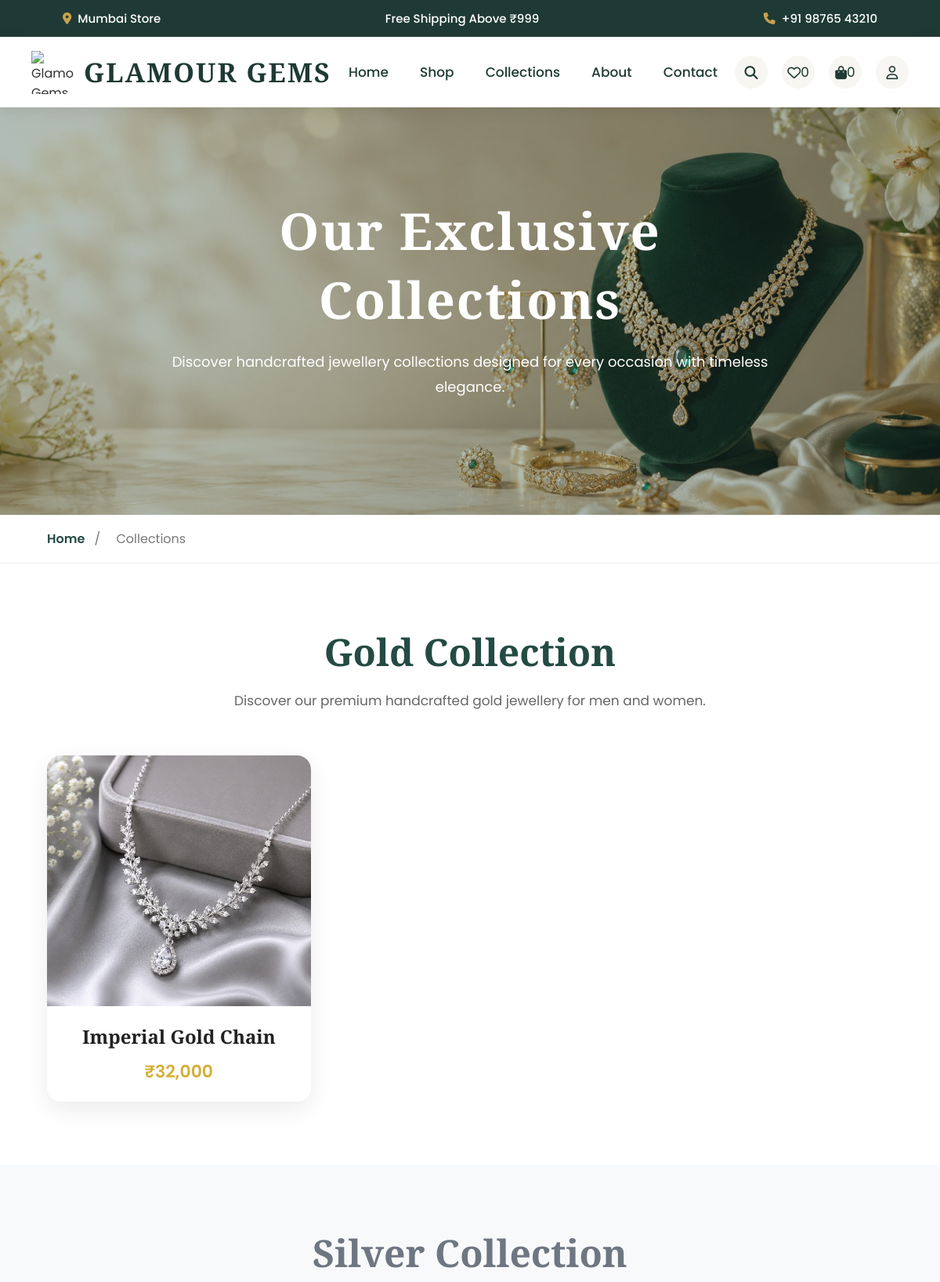
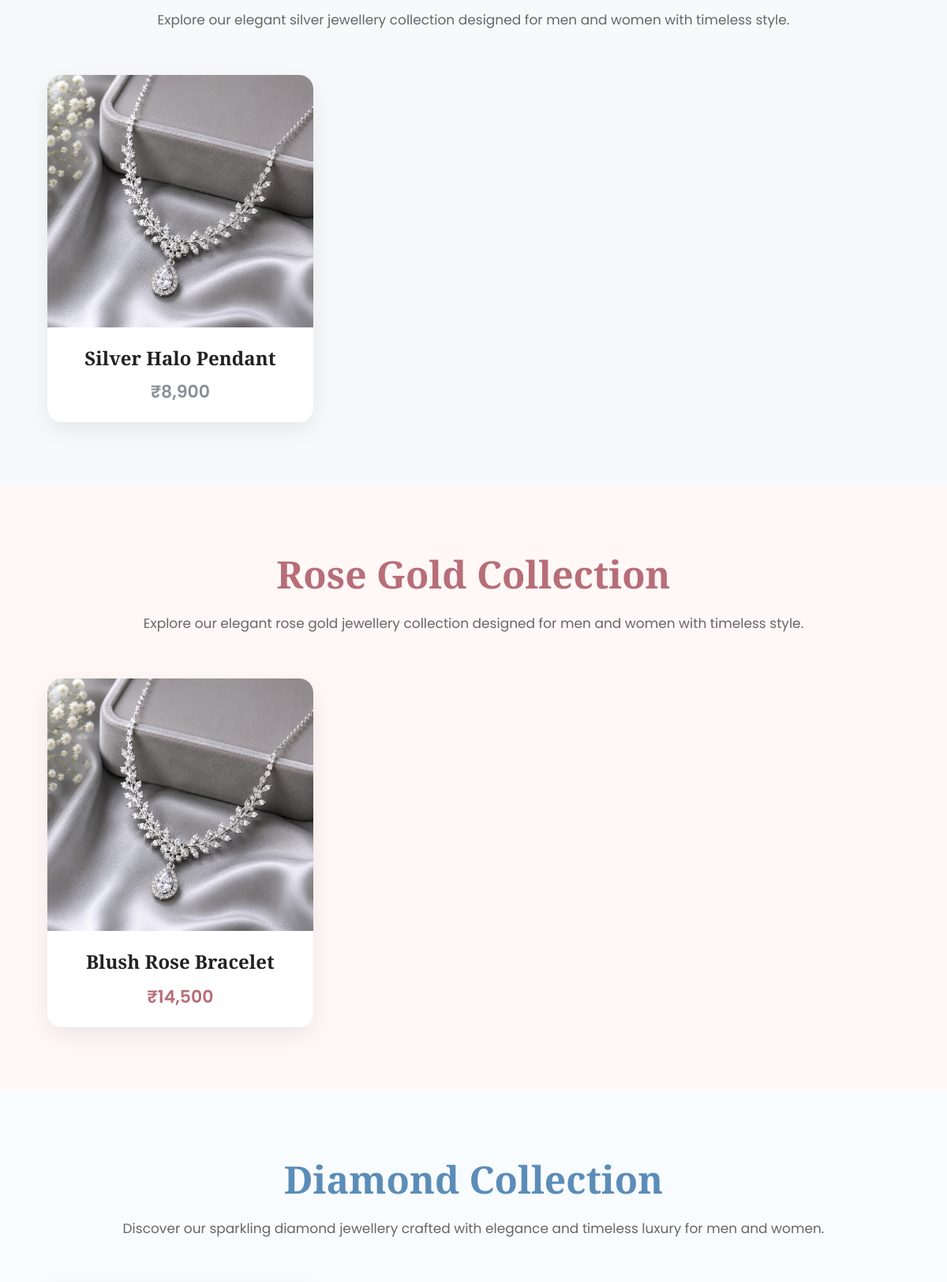
The page /collections.php (upper part) on the database its author committed (2 pictures, top to bottom).
### tables this page shows
CREATE TABLE IF NOT EXISTS collection_gold_products (
    id INT UNSIGNED AUTO_INCREMENT PRIMARY KEY, name VARCHAR(180) NOT NULL, price DECIMAL(12,2) NOT NULL DEFAULT 0, image VARCHAR(255) DEFAULT NULL, display_order INT NOT NULL DEFAULT 0, status ENUM('active','inactive') NOT NULL DEFAULT 'active'
);

CREATE TABLE IF NOT EXISTS collection_silver_products LIKE collection_gold_products;

CREATE TABLE IF NOT EXISTS collection_rose_gold_products LIKE collection_gold_products;

### collections.php (the view, shortened to what this page needs)
<!DOCTYPE html>
<html lang="en">
<?php
require_once(__DIR__ . '/config/database.php');
$gold_collection_query = mysqli_query(
    $conn,
    "SELECT *
     FROM collection_gold_products
     WHERE status = 'active'
     ORDER BY display_order ASC, id ASC"
);
$silver_collection_query = mysqli_query(
    $conn,
    "SELECT *
     FROM collection_silver_products
     WHERE status = 'active'
     ORDER BY display_order ASC, id ASC"
);
$rose_gold_collection_query = mysqli_query(
    $conn,
    "SELECT *
     FROM collection_rose_gold_products
     WHERE status = 'active'
     ORDER BY display_order ASC, id ASC"
);
function indianPrice($price)
{
    $price = (float) $price;
    $number = number_format($price, 0, '.', '');
    $lastThree = substr($number, -3);
    $remaining = substr($number, 0, -3);
    if ($remaining !== '') {
        $remaining = preg_replace(
            '/\B(?=(\d{2})+(?!\d))/',
            ',',
            $remaining
        );
        return $remaining . ',' . $lastThree;
    }
    return $lastThree;
}
?>
<head>
    <link rel="stylesheet" href="https://cdnjs.cloudflare.com/ajax/libs/font-awesome/6.6.0/css/all.min.css">
    <link rel="stylesheet" href="assets/css/style.css">
    <link rel="stylesheet" href="assets/css/collections.css">
</head>
<body>
<div class="top-bar">
    <div>
        <i class="fa-solid fa-location-dot"></i>
        Mumbai Store
    </div>
    <div>
        Free Shipping Above ₹999
    </div>
    <div>
        <i class="fa-solid fa-phone"></i>
        +91 98765 43210
    </div>
</div>
<header>
<nav class="navbar">
    <a href="index.php" class="logo">
    <img src="assets/images/logo/logo.png" alt="Glamour Gems Logo">
    <span>GLAMOUR GEMS</span>
   </a>
    <ul class="nav-menu">
        <li><a href="index.php">Home</a></li>
        <li><a href="shop.php">Shop</a></li>
        <li><a href="collections.php" class="active">Collections</a></li>
        <li><a href="about.php">About</a></li>
        <li><a href="contact.php">Contact</a></li>
    </ul>
    <div class="nav-icons">
        <a href="#"><i class="fa-solid fa-magnifying-glass"></i></a>
       <a href="shop.php" class="wishlist-nav">
    <i class="fa-regular fa-heart"></i>
    <span id="wishlistCount">0</span>
</a>
       <a href="cart.php">
    <i class="fa-solid fa-bag-shopping"></i>
    <span id="cartCount">0</span>
</a>
        <a href="login.php">
    <i class="fa-regular fa-user"></i>
</a>
    </div>
</nav>
</header>
<section class="collections-hero">
    <div class="collections-hero-overlay">
        <h1>Our Exclusive Collections</h1>
        <p>
            Discover handcrafted jewellery collections designed
            for every occasion with timeless elegance.
        </p>
    </div>
</section>
<section class="collection-breadcrumb">
    <div class="container">
        <a href="index.php">Home</a>
        <span>/</span>
        <span>Collections</span>
    </div>
</section>
<section class="collection-section" id="gold">
    <div class="container">
        <div class="section-title">
            <h2>Gold Collection</h2>
            <p>
                Discover our premium handcrafted gold jewellery for men and women.
            </p>
        </div>
          <div class="collection-grid">
    <?php if (mysqli_num_rows($gold_collection_query) > 0): ?>
        <?php while ($gold_product = mysqli_fetch_assoc($gold_collection_query)): ?>
            <div class="collection-product">
                <img
                    src="assets/images/gold/<?php echo htmlspecialchars($gold_product['image']); ?>"
                    alt="<?php echo htmlspecialchars($gold_product['name']); ?>"
                >
                <div class="product-info">
                    <h3>
                        <?php echo htmlspecialchars($gold_product['name']); ?>
                    </h3>
                    <span>
                        ₹<?php echo indianPrice($gold_product['price']); ?>
                    </span>
                </div>
            </div>
        <?php endwhile; ?>
    <?php else: ?>
        <p class="collection-empty">
            No Gold Collection products available.
        </p>
    <?php endif; ?>
</div>
    </div>
</section>
<section class="collection-section" id="silver">
    <div class="container">
        <div class="section-title">
            <h2>Silver Collection</h2>
            <p>
                Explore our elegant silver jewellery collection designed for men and women with timeless style.
            </p>
        </div>
        <div class="collection-grid">
            <?php if (mysqli_num_rows($silver_collection_query) > 0): ?>
                <?php while ($silver_product = mysqli_fetch_assoc($silver_collection_query)): ?>
                    <div class="collection-product">
                        <img
                            src="assets/images/silver/<?php echo htmlspecialchars($silver_product['image']); ?>"
                            alt="<?php echo htmlspecialchars($silver_product['name']); ?>"
                        >
                        <div class="product-info">
                            <h3>
                                <?php echo htmlspecialchars($silver_product['name']); ?>
                            </h3>
                            <span>
                                ₹<?php echo indianPrice($silver_product['price']); ?>
                            </span>
                        </div>
                    </div>
                <?php endwhile; ?>
            <?php else: ?>
                <p class="collection-empty">
                    No Silver Collection products available.
                </p>
            <?php endif; ?>
        </div>
    </div>
</section>
<section class="collection-section" id="rose-gold">
    <div class="container">
        <div class="section-title">
            <h2>Rose Gold Collection</h2>
            <p>
                Explore our elegant rose gold jewellery collection designed for men and women with timeless style.
            </p>
        </div>
        <div class="collection-grid">
            <?php if (mysqli_num_rows($rose_gold_collection_query) > 0): ?>
                <?php while ($rose_product = mysqli_fetch_assoc($rose_gold_collection_query)): ?>
                    <div class="collection-product">
                        <img
                            src="assets/images/rose-gold/<?php echo htmlspecialchars($rose_product['image']); ?>"
                            alt="<?php echo htmlspecialchars($rose_product['name']); ?>"
                        >
                        <div class="product-info">
                            <h3>
                                <?php echo htmlspecialchars($rose_product['name']); ?>
                            </h3>
                            <span>
                                ₹<?php echo indianPrice($rose_product['price']); ?>
                            </span>
                        </div>
                    </div>
                <?php endwhile; ?>
            <?php else: ?>
                <p class="collection-empty">
                    No Rose Gold Collection products available.
                </p>
            <?php endif; ?>
        </div>
    </div>
</section>
<section class="collection-section" id="diamond">
    <div class="container">
        <div class="section-title">
            <h2>Diamond Collection</h2>
            <p>
                Discover our sparkling diamond jewellery crafted with elegance and timeless luxury for men and women.
            </p>
        </div>
    </div>
</section>
</body>
</html>

### assets/css/style.css (style rules this page uses)
* { margin:0; padding:0; box-sizing:border-box; }
html { scroll-behavior:smooth; }
body { font-family:'Poppins',sans-serif; background:#F8F6F2; color:#333; overflow-x:hidden; }
a { text-decoration:none; color:inherit; }
ul { list-style:none; }
img { max-width:100%; display:block; }
.top-bar { background:#1F3A34; color:#fff; display:flex; justify-content:space-between; align-items:center; padding:12px 80px; font-size:15px; font-weight:500; }
.top-bar div { display:flex; align-items:center; gap:8px; }
.top-bar i { color:#C8A24D; }
header { width:100%; background:#fff; position:sticky; top:0; left:0; z-index:999; box-shadow:0 4px 18px rgba(0,0,0,.08); }
.navbar { max-width:1400px; margin:auto; height:90px; display:flex; justify-content:space-between; align-items:center; padding:0 40px; }
.logo { display:flex; align-items:center; gap:12px; text-decoration:none; }
.logo img { width:55px; height:55px; object-fit:contain; transition:.4s; }
.logo span { font-family:'Cinzel',serif; font-size:34px; font-weight:700; color:#1F3A34; letter-spacing:2px; transition:.3s; }
.nav-menu { display:flex; align-items:center; gap:40px; list-style:none; }
.nav-menu li { list-style:none; }
.nav-menu li a { position:relative; text-decoration:none; font-size:17px; font-weight:500; color:#1F3A34; transition:.3s; }
.nav-menu li a::after { content:""; position:absolute; left:0; bottom:-8px; width:0; height:2px; background:#C8A24D; transition:.4s; }
.nav-icons { display:flex; align-items:center; gap:18px; }
.nav-icons a { width:42px; height:42px; border-radius:50%; display:flex; justify-content:center; align-items:center; background:#F8F6F2; color:#1F3A34; font-size:17px; transition:.35s; text-decoration:none; }
.container { width:90%; max-width:1400px; margin:auto; }

### rows shown on the page
collection_gold_products: image (picture), name "Imperial Gold Chain", price "32,000"
collection_silver_products: image (picture), name "Silver Halo Pendant", price "8,900"
collection_rose_gold_products: image (picture), name "Blush Rose Bracelet", price "14,500"
